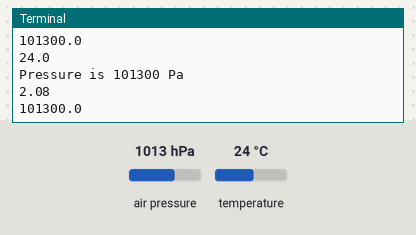
Bench run of a program on a simulated Raspberry Pi (BCM pin numbers). Shown: the last lines printed to the terminal. Inputs (shaded band) come from the test bench; at power-on: air pressure 1013 hPa, temperature 24 °C.

Above: at 1.2 s.
1.3 s: air pressure set to 952 hPa
At 2.6 s:
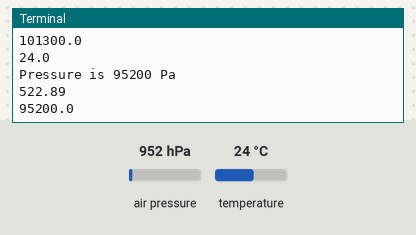
2.8 s: temperature set to 12 °C
4.3 s: air pressure set to 975 hPa
At 6.1 s:
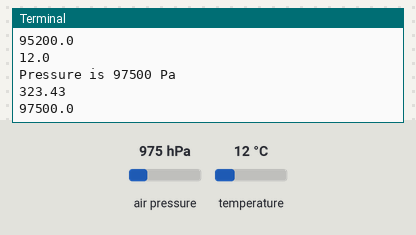
Timing chart, 0 to 7.6 s (numbered marks = the images above; inputs shaded):
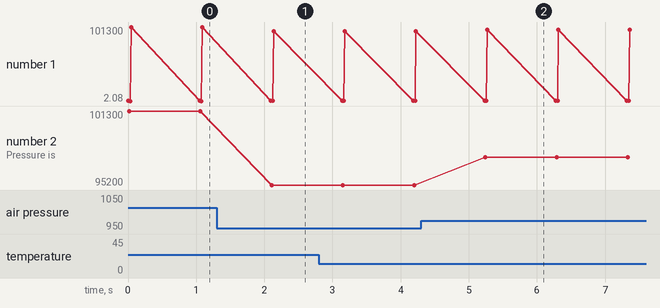

The program:

testBMPSensor.py
```python
import Adafruit_BMP.BMP085 as BMP085
from time import sleep
sensor = BMP085.BMP085()

while True:
    temperature = sensor.read_temperature()
    print temperature
    pressure = sensor.read_pressure()
    print "Pressure is " +str(pressure) + " Pa"

    altitude = sensor.read_altitude()
    altitude = round(altitude,2)
    print altitude

    sea_level = sensor.read_sealevel_pressure()
    print sea_level
    sleep(1)
#print('Temp = {0:0.2f} *C'.format(sensor.read_temperature()))
#print('Pressure = {0:0.2f} Pa'.format(sensor.read_pressure()))
#print('Altitude = {0:0.2f} m'.format(sensor.read_altitude()))
#rint('Sealevel Pressure = {0:0.2f} Pa'.format(sensor.read_sealevel_pressure()))
```

Measured:
- after the input at 1.3 s, the terminal: prints a new line after 0.81 s (image 1)
- after the input at 4.3 s, the terminal: prints a new line after 0.94 s (image 2)
- plotted number 1: 101300 → 95200 after the input at 1.3 s, 95200 → 97500 after the input at 4.3 s
- plotted number 2: 101300 → 95200 after the input at 1.3 s, 95200 → 97500 after the input at 4.3 s
